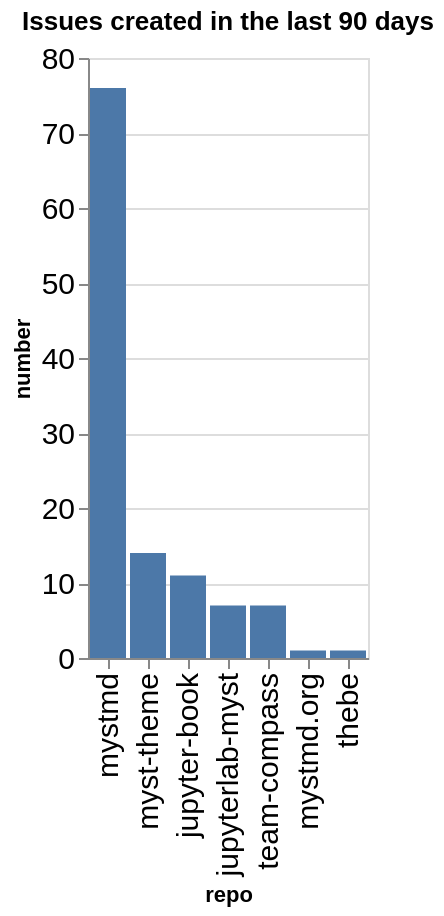

The notebook cell this image was saved under:
### Code cell
created_counts = created.groupby(['org', 'repo']).count()['number'].reset_index()
created_counts['org/repo'] = created_counts.apply(lambda a: a['org'] + '/' + a['repo'], axis=1)
sorted_vals = created_counts.sort_values(['org', 'number'], ascending=False)['repo'].values
alt.Chart(data=created_counts, title=f"Issues created in the last {n_days} days").mark_bar().encode(
    x=alt.X('repo', sort=alt.Sort(sorted_vals.tolist())),
    y='number',
)

### Figure 1 — Vega-Lite specification as saved in the notebook (floating-point values rounded to 4 significant figures)
{"config": {"axisLeft": {"labelFontSize": 15}, "axisBottom": {"labelFontSize": 15}}, "data": {"name": "data-bba2fc332108260e3be9e16efe45955a"}, "mark": {"type": "bar"}, "encoding": {"x": {"field": "repo", "sort": ["mystmd", "myst-theme", "jupyter-book", "jupyterlab-myst", "team-compass", "mystmd.org", "thebe"], "type": "nominal"}, "y": {"field": "number", "type": "quantitative"}}, "title": "Issues created in the last 90 days", "$schema": "https://vega.github.io/schema/vega-lite/v5.20.1.json", "datasets": {"data-bba2fc332108260e3be9e16efe45955a": [{"org": "jupyter-book", "repo": "jupyter-book", "number": 11, "org/repo": "jupyter-book/jupyter-book"}, {"org": "jupyter-book", "repo": "jupyterlab-myst", "number": 7, "org/repo": "jupyter-book/jupyterlab-myst"}, {"org": "jupyter-book", "repo": "myst-theme", "number": 14, "org/repo": "jupyter-book/myst-theme"}, {"org": "jupyter-book", "repo": "mystmd", "number": 76, "org/repo": "jupyter-book/mystmd"}, {"org": "jupyter-book", "repo": "mystmd.org", "number": 1, "org/repo": "jupyter-book/mystmd.org"}, {"org": "jupyter-book", "repo": "team-compass", "number": 7, "org/repo": "jupyter-book/team-compass"}, {"org": "jupyter-book", "repo": "thebe", "number": 1, "org/repo": "jupyter-book/thebe"}]}}
